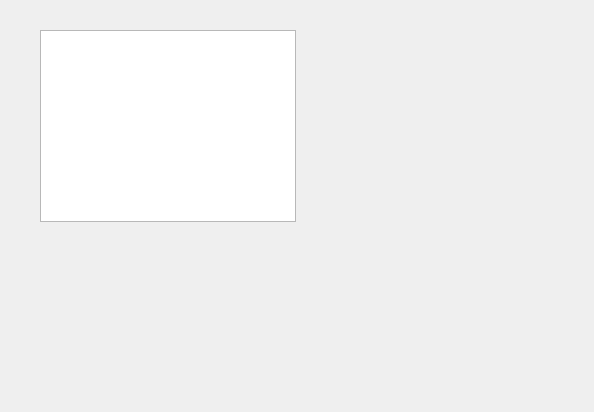
<?xml version="1.0" encoding="UTF-8"?>
<ui version="4.0">
 <class>fenetreAide</class>
 <widget class="QWidget" name="fenetreAide">
  <property name="geometry">
   <rect>
    <x>0</x>
    <y>0</y>
    <width>594</width>
    <height>412</height>
   </rect>
  </property>
  <property name="windowTitle">
   <string>Aide MindPass</string>
  </property>
  <widget class="QListView" name="listView">
   <property name="geometry">
    <rect>
     <x>40</x>
     <y>30</y>
     <width>256</width>
     <height>192</height>
    </rect>
   </property>
  </widget>
 </widget>
 <resources/>
 <connections/>
</ui>
